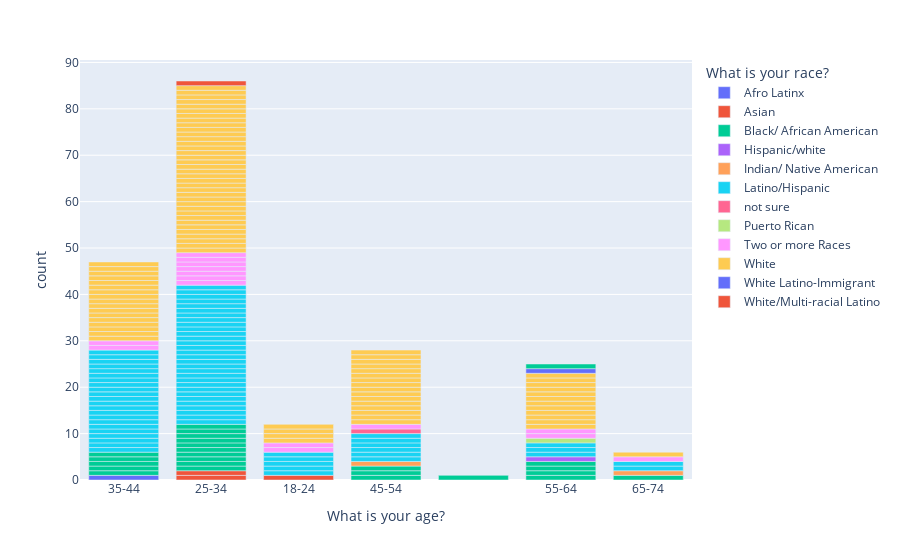

Notebook cell for this chart:
### Code cell
for bar in ["plotly_dark"]:
    fig = px.bar(dei, x="What is your age?", color="What is your race? ")
    fig.show()

### Figure 1 — Plotly figure (JSON) as saved in the notebook; plotly's stock layout.template omitted (floating-point values rounded to 4 significant figures)
{"data": [{"alignmentgroup": "True", "hovertemplate": "What is your race? =Afro Latinx<br>What is your age?=%{x}<br>count=%{y}<extra></extra>", "legendgroup": "Afro Latinx", "marker": {"color": "#636efa"}, "name": "Afro Latinx", "offsetgroup": "Afro Latinx", "orientation": "v", "showlegend": true, "textposition": "auto", "type": "bar", "x": ["35-44"], "xaxis": "x", "y": [1], "yaxis": "y"}, {"alignmentgroup": "True", "hovertemplate": "What is your race? =Asian<br>What is your age?=%{x}<br>count=%{y}<extra></extra>", "legendgroup": "Asian", "marker": {"color": "#EF553B"}, "name": "Asian", "offsetgroup": "Asian", "orientation": "v", "showlegend": true, "textposition": "auto", "type": "bar", "x": ["25-34", "18-24", "25-34"], "xaxis": "x", "y": [1, 1, 1], "yaxis": "y"}, {"alignmentgroup": "True", "hovertemplate": "What is your race? =Black/ African American<br>What is your age?=%{x}<br>count=%{y}<extra></extra>", "legendgroup": "Black/ African American", "marker": {"color": "#00cc96"}, "name": "Black/ African American", "offsetgroup": "Black/ African American", "orientation": "v", "showlegend": true, "textposition": "auto", "type": "bar", "x": ["45-54", "25-34", "25-34", "", "55-64", "35-44", "55-64", "45-54", "55-64", "25-34", "25-34", "25-34", "35-44", "35-44", "25-34", "55-64", "35-44", "25-34", "35-44", "65-74", "45-54", "25-34", "25-34", "25-34"], "xaxis": "x", "y": [1, 1, 1, 1, 1, 1, 1, 1, 1, 1, 1, 1, 1, 1, 1, 1, 1, 1, 1, 1, 1, 1, 1, 1], "yaxis": "y"}, {"alignmentgroup": "True", "hovertemplate": "What is your race? =Hispanic/white<br>What is your age?=%{x}<br>count=%{y}<extra></extra>", "legendgroup": "Hispanic/white", "marker": {"color": "#ab63fa"}, "name": "Hispanic/white", "offsetgroup": "Hispanic/white", "orientation": "v", "showlegend": true, "textposition": "auto", "type": "bar", "x": ["55-64"], "xaxis": "x", "y": [1], "yaxis": "y"}, {"alignmentgroup": "True", "hovertemplate": "What is your race? =Indian/ Native American<br>What is your age?=%{x}<br>count=%{y}<extra></extra>", "legendgroup": "Indian/ Native American", "marker": {"color": "#FFA15A"}, "name": "Indian/ Native American", "offsetgroup": "Indian/ Native American", "orientation": "v", "showlegend": true, "textposition": "auto", "type": "bar", "x": ["65-74", "45-54"], "xaxis": "x", "y": [1, 1], "yaxis": "y"}, {"alignmentgroup": "True", "hovertemplate": "What is your race? =Latino/Hispanic<br>What is your age?=%{x}<br>count=%{y}<extra></extra>", "legendgroup": "Latino/Hispanic", "marker": {"color": "#19d3f3"}, "name": "Latino/Hispanic", "offsetgroup": "Latino/Hispanic", "orientation": "v", "showlegend": true, "textposition": "auto", "type": "bar", "x": ["25-34", "35-44", "25-34", "35-44", "35-44", "35-44", "18-24", "25-34", "55-64", "25-34", "35-44", "45-54", "35-44", "35-44", "25-34", "45-54", "25-34", "35-44", "25-34", "25-34", "35-44", "25-34", "25-34", "55-64", "25-34", "35-44", "35-44", "35-44", "45-54", "25-34", "25-34", "25-34", "25-34", "45-54", "35-44", "35-44", "25-34", "45-54", "55-64", "25-34", "45-54", "35-44", "25-34", "35-44", "25-34", "35-44", "25-34", "25-34", "25-34", "18-24", "18-24", "18-24", "65-74", "35-44", "25-34", "25-34", "25-34", "35-44", "25-34", "65-74", "35-44", "25-34", "35-44", "25-34", "25-34", "18-24", "25-34", "35-44"], "xaxis": "x", "y": [1, 1, 1, 1, 1, 1, 1, 1, 1, 1, 1, 1, 1, 1, 1, 1, 1, 1, 1, 1, 1, 1, 1, 1, 1, 1, 1, 1, 1, 1, 1, 1, 1, 1, 1, 1, 1, 1, 1, 1, 1, 1, 1, 1, 1, 1, 1, 1, 1, 1, 1, 1, 1, 1, 1, 1, 1, 1, 1, 1, 1, 1, 1, 1, 1, 1, 1, 1], "yaxis": "y"}, {"alignmentgroup": "True", "hovertemplate": "What is your race? =not sure<br>What is your age?=%{x}<br>count=%{y}<extra></extra>", "legendgroup": "not sure", "marker": {"color": "#FF6692"}, "name": "not sure", "offsetgroup": "not sure", "orientation": "v", "showlegend": true, "textposition": "auto", "type": "bar", "x": ["45-54"], "xaxis": "x", "y": [1], "yaxis": "y"}, {"alignmentgroup": "True", "hovertemplate": "What is your race? =Puerto Rican<br>What is your age?=%{x}<br>count=%{y}<extra></extra>", "legendgroup": "Puerto Rican", "marker": {"color": "#B6E880"}, "name": "Puerto Rican", "offsetgroup": "Puerto Rican", "orientation": "v", "showlegend": true, "textposition": "auto", "type": "bar", "x": ["55-64"], "xaxis": "x", "y": [1], "yaxis": "y"}, {"alignmentgroup": "True", "hovertemplate": "What is your race? =Two or more Races<br>What is your age?=%{x}<br>count=%{y}<extra></extra>", "legendgroup": "Two or more Races", "marker": {"color": "#FF97FF"}, "name": "Two or more Races", "offsetgroup": "Two or more Races", "orientation": "v", "showlegend": true, "textposition": "auto", "type": "bar", "x": ["25-34", "35-44", "55-64", "35-44", "25-34", "25-34", "45-54", "55-64", "65-74", "25-34", "18-24", "18-24", "25-34", "25-34", "25-34"], "xaxis": "x", "y": [1, 1, 1, 1, 1, 1, 1, 1, 1, 1, 1, 1, 1, 1, 1], "yaxis": "y"}, {"alignmentgroup": "True", "hovertemplate": "What is your race? =White<br>What is your age?=%{x}<br>count=%{y}<extra></extra>", "legendgroup": "White", "marker": {"color": "#FECB52"}, "name": "White", "offsetgroup": "White", "orientation": "v", "showlegend": true, "textposition": "auto", "type": "bar", "x": ["35-44", "35-44", "25-34", "25-34", "25-34", "45-54", "35-44", "25-34", "25-34", "25-34", "25-34", "18-24", "35-44", "55-64", "45-54", "45-54", "35-44", "25-34", "35-44", "25-34", "45-54", "35-44", "25-34", "25-34", "45-54", "45-54", "45-54", "25-34", "55-64", "35-44", "45-54", "25-34", "25-34", "45-54", "35-44", "35-44", "18-24", "55-64", "25-34", "25-34", "45-54", "25-34", "35-44", "25-34", "25-34", "55-64", "25-34", "25-34", "35-44", "65-74", "25-34", "25-34", "45-54", "35-44", "25-34", "25-34", "25-34", "25-34", "55-64", "25-34", "25-34", "45-54", "45-54", "45-54", "25-34", "18-24", "55-64", "55-64", "25-34", "35-44", "55-64", "25-34", "25-34", "45-54", "18-24", "55-64", "25-34", "25-34", "25-34", "35-44", "55-64", "55-64", "35-44", "55-64", "45-54", "35-44"], "xaxis": "x", "y": [1, 1, 1, 1, 1, 1, 1, 1, 1, 1, 1, 1, 1, 1, 1, 1, 1, 1, 1, 1, 1, 1, 1, 1, 1, 1, 1, 1, 1, 1, 1, 1, 1, 1, 1, 1, 1, 1, 1, 1, 1, 1, 1, 1, 1, 1, 1, 1, 1, 1, 1, 1, 1, 1, 1, 1, 1, 1, 1, 1, 1, 1, 1, 1, 1, 1, 1, 1, 1, 1, 1, 1, 1, 1, 1, 1, 1, 1, 1, 1, 1, 1, 1, 1, 1, 1], "yaxis": "y"}, {"alignmentgroup": "True", "hovertemplate": "What is your race? =White Latino-Immigrant<br>What is your age?=%{x}<br>count=%{y}<extra></extra>", "legendgroup": "White Latino-Immigrant", "marker": {"color": "#636efa"}, "name": "White Latino-Immigrant", "offsetgroup": "White Latino-Immigrant", "orientation": "v", "showlegend": true, "textposition": "auto", "type": "bar", "x": ["55-64"], "xaxis": "x", "y": [1], "yaxis": "y"}, {"alignmentgroup": "True", "hovertemplate": "What is your race? =White/Multi-racial Latino <br>What is your age?=%{x}<br>count=%{y}<extra></extra>", "legendgroup": "White/Multi-racial Latino ", "marker": {"color": "#EF553B"}, "name": "White/Multi-racial Latino ", "offsetgroup": "White/Multi-racial Latino ", "orientation": "v", "showlegend": true, "textposition": "auto", "type": "bar", "x": ["25-34"], "xaxis": "x", "y": [1], "yaxis": "y"}, {"alignmentgroup": "True", "hovertemplate": "What is your race? =<br>What is your age?=%{x}<br>count=%{y}<extra></extra>", "legendgroup": "", "marker": {"color": "#00cc96"}, "name": "", "offsetgroup": "", "orientation": "v", "showlegend": false, "textposition": "auto", "type": "bar", "x": ["55-64"], "xaxis": "x", "y": [1], "yaxis": "y"}], "layout": {"barmode": "relative", "legend": {"title": {"text": "What is your race? "}, "tracegroupgap": 0}, "margin": {"t": 60}, "xaxis": {"anchor": "y", "domain": [0, 1], "title": {"text": "What is your age?"}}, "yaxis": {"anchor": "x", "domain": [0, 1], "title": {"text": "count"}}}}
